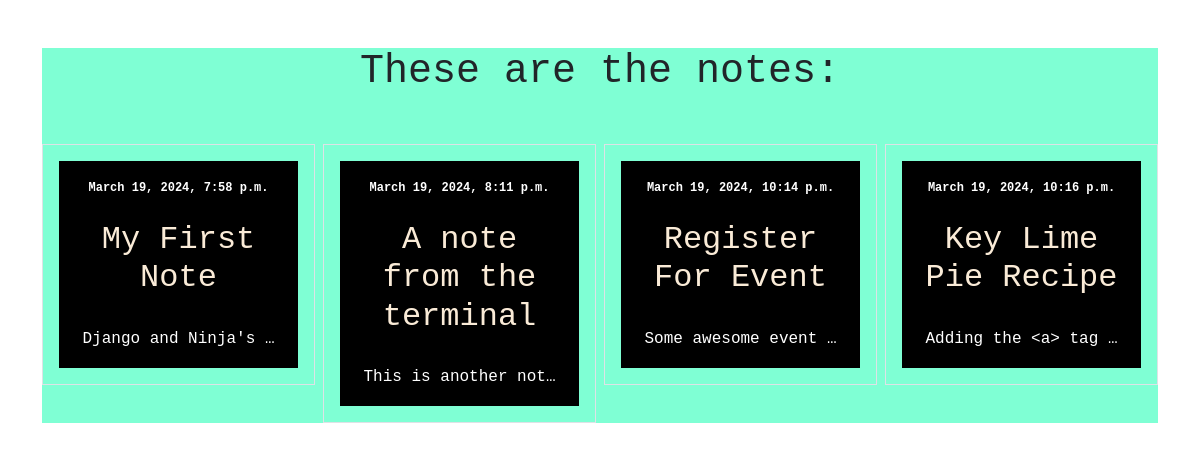
The app's page /smart/notes/ with its own data.
### notes/models.py (models this page shows)
class Notes(models.Model):
    title = models.CharField(max_length = 200)
    text = models.TextField()
    created = models.DateTimeField(auto_now_add = True)

### notes/views.py (the view)
# urls.py: path('notes/', views.NotesListView.as_view(), name="notes.list"),
class NotesListView(ListView):
    model = Notes
    context_object_name = "notes" # this is our whole end point. Now we just need to change our end point url.
    template_name = "notes/notes_list.html"

### notes/templates/notes/notes_list.html
{% extends "base.html" %}
{% block content %}
    <div class = "wrapper">
        <h1 class="my-5 main_header">These are the notes:</h1>
        <div class = "row row-cols3 g-2">
            {% for note in notes %}
            <div class="col">
                <div class="p-3 border">
                    <table>
                        <tr>
                            <th>
                                <p><sup>{{note.created}}</sup></p>
                                <a href="{% url 'notes.detail' pk=note.id %}"><h2>{{note.title}}</h2></a>
                            </th>
                        </tr>
                        <tr>
                            <td>
                                <p>{{note.text|truncatechars:20}}
                                </p>
                            </td>
                        </tr>
                    </table>
                </div>
            </div>
            {% endfor %}
        </div>
    </div>
{% endblock %}

### static/css/style.css (style rules this page uses)
body .wrapper { font-family: 'Courier New', Courier, monospace; padding: 50; background-color:aquamarine; }
table { background-color:black; color: white; }
th { padding: 20px; }
a:link { text-decoration: none; color: antiquewhite; }

### records on screen
Notes: created "March 19, 2024, 7:58 p.m.", title "My First Note", text "Django and Ninja's …"
Notes: created "March 19, 2024, 8:11 p.m.", title "A note from the terminal", text "This is another not…"
Notes: created "March 19, 2024, 10:14 p.m.", title "Register For Event", text "Some awesome event …"
Notes: created "March 19, 2024, 10:16 p.m.", title "Key Lime Pie Recipe", text "Adding the <a> tag …"
